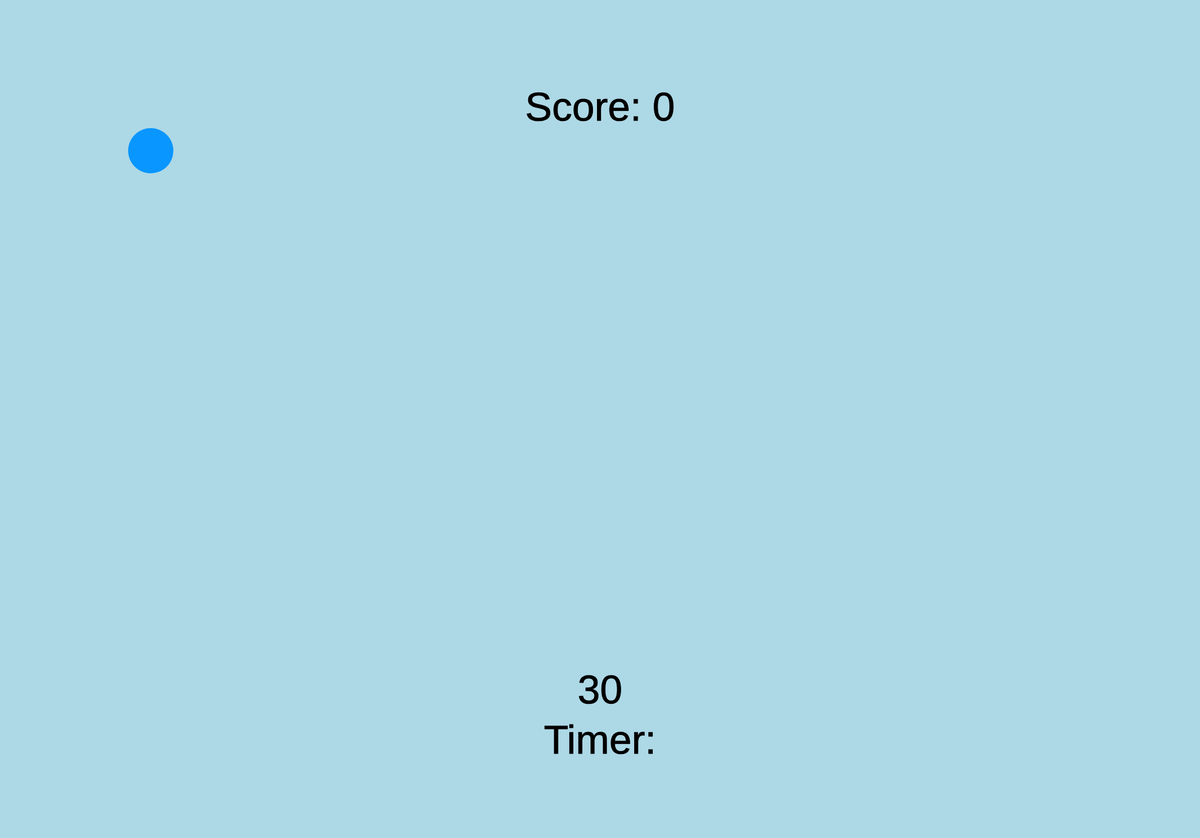
Frame 1 (no input)
Frame 60 (no input): identical to frame 1, image omitted
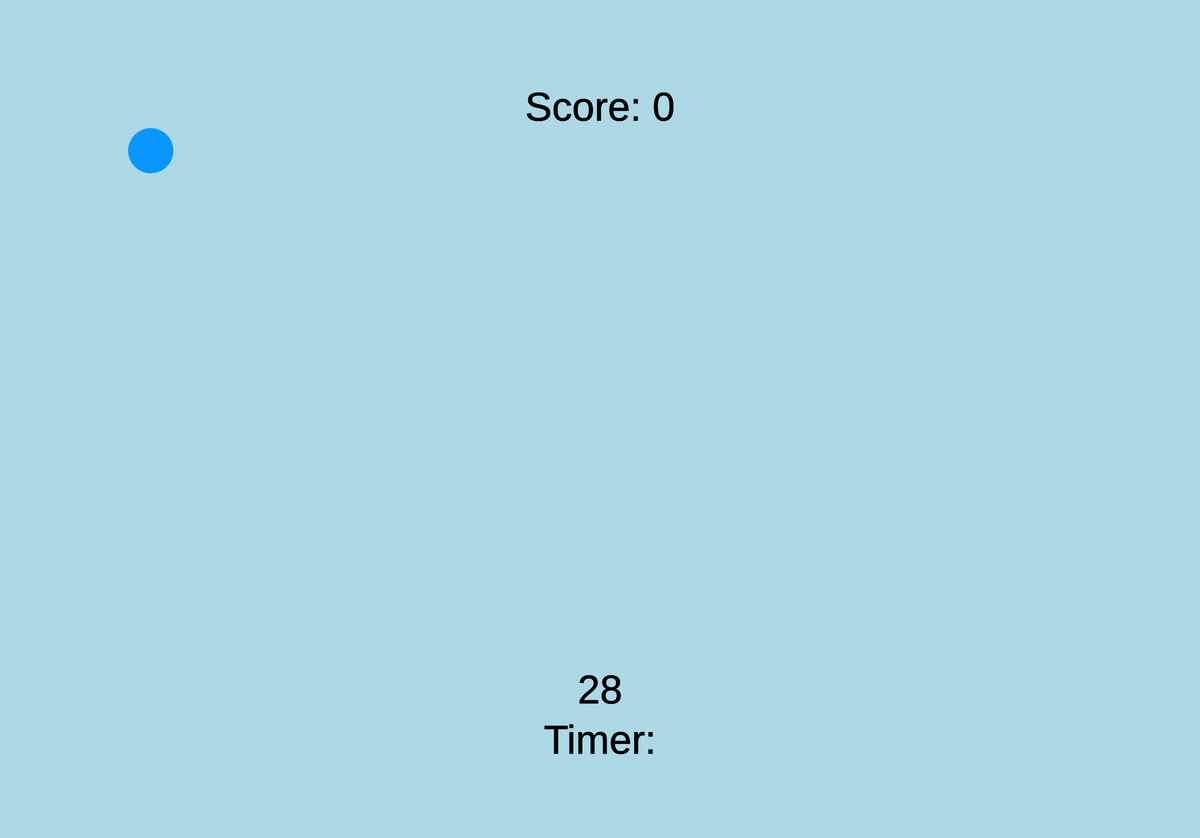
Frame 120 (the mouse pressed at the canvas centre since frame 60)

The p5.js sketch that drew these frames (run headless with seeded random() and noise() and a simulated clock; from frame 60 on, the mouse is pressed at the canvas centre):

// p5.js sketch
// ── sketch.js
//Chase The Ball Game
let ballx = 300
let bally = 300
let ballsize = 180
let score = 0
let gamestate = "L1"
var totalTime ;
var timeLimit = 30 ;

function setup() {
  createCanvas(2388,1668);
}

function draw() {
totalTime = millis();//starttimer


if(gamestate == "L1"){
  levelTwo();
}
  if(gamestate == "L2"){
  levelTwo();
  }
  if(gamestate == "L3"){
  timeover();
  }
}

function timeover(){
  fill(0,0,0)
  stroke(0)
  strokeWeight(0)
  textAlign(CENTER)
  textSize(80)
  text(("Time's Up !"),width/2,800)
}



function levelTwo(){
  background(173, 216, 230)
  fill(10,150,400)
  noStroke()
  
  let distToBall = dist(ballx,bally, mouseX,mouseY)
  if (distToBall < ballsize/2){
  ballx = random(width);
    bally = random(height)
    score = score+1
  }
 
  ellipse(ballx,bally,ballsize/2,ballsize/2)
  fill(0,0,0)
  stroke(0)
   textSize(80)
  strokeWeight(1)
  textAlign(CENTER)
  text(("Score: "+score),width/2,240)
  textSize( 80)
  
  totalTime=int(totalTime/1000);
  
  fill(0,0,0)
  stroke(0)
  strokeWeight(1)
  textAlign(CENTER)
  text(("Timer:"),width/2,1500)
  text(timeLimit-totalTime,width/2,1400);
  textSize(20)
  
    if (totalTime >= timeLimit) {
   gamestate="L3"
  
  }
}
